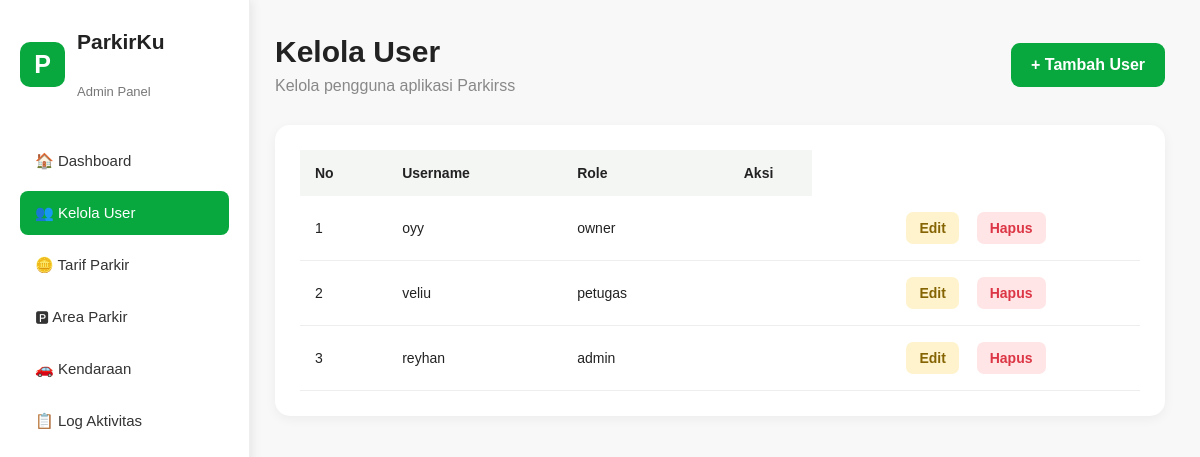
/view/kelola_user.php (signed in), run on the app's committed database.
### tables this page shows
CREATE TABLE `tb_user` (
  `id_user` int(11) NOT NULL,
  `nama_lengkap` varchar(50) NOT NULL,
  `username` varchar(50) NOT NULL,
  `password` varchar(50) NOT NULL,
  `role` enum('admin','petugas','owner') NOT NULL,
  `status_aktif` tinyint(1) NOT NULL
);

### view/kelola_user.php (the view, shortened to what this page needs)
<?php
include_once __DIR__ . "/../model/m_koneksi.php";
$query = mysqli_query($conn, "SELECT * FROM tb_user ORDER BY id_user DESC");
?>
<!DOCTYPE html>
<html lang="id">
<head>
<link rel="stylesheet" href="../assets/kelola_user.css">
  <link rel="stylesheet" href="../assets/area_parkir.css">
</head>
<body>
<div class="sidebar">
    <div class="logo">
        <div class="logo-box">P</div>
        <div>
            <h2>ParkirKu</h2>
            <p>Admin Panel</p>
        </div>
    </div>
    <ul class="menu">
        <li>
            <a href="dashboard.php">
                🏠 Dashboard
            </a>
        </li>
        <li>
            <a href="kelola_user.php" class="active">
                👥 Kelola User
            </a>
        </li>
        <li>
            <a href="tarif_parkir.php">
                🪙 Tarif Parkir
            </a>
        </li>
        <li>
            <a href="area_parkir.php">
                🅿 Area Parkir
            </a>
        </li>
        <li>
            <a href="kendaraan.php">
                🚗 Kendaraan
            </a>
        </li>
        <li>
            <a href="log_aktivitas.php">
                📋 Log Aktivitas
            </a>
        </li>
    </ul>
</div>
<div class="main">
    <div class="header">
        <div>
            <h1>Kelola User</h1>
            <p>Kelola pengguna aplikasi Parkirss</p>
        </div>
        <a href="tambah_user.php" class="btn-tambah">
            + Tambah User
        </a>
    </div>
    <div class="table-container">
        <table>
            <thead>
                <tr>
                    <th>No</th>
                    <th>Username</th>
                    <th>Role</th>
                    <th>Aksi</th>
                </tr>
            </thead>
            <tbody>
            <?php
            $no = 1;
            if (mysqli_num_rows($query) > 0) {
                while ($user = mysqli_fetch_assoc($query)) {
            ?>
                <tr>
                    <td>
                        <?= $no++; ?>
                    </td>
                    <td>
                        <?= htmlspecialchars($user['username']); ?>
                    </td>
                    <td>
                        <span class="status">
                            <?= htmlspecialchars($user['role']); ?>
                        </span>
                    </td>
                    <td>
                        <td class="kolom-aksi">
    <a href="edit_user.php?id=<?= $user['id_user']; ?>"
       class="btn-edit">
        Edit
    </a>
    <a href="../controller/c_data.php?hapus_user=<?= $user['id_user']; ?>"
       class="btn-hapus"
       onclick="return confirm('Yakin ingin menghapus user ini?');">
        Hapus
    </a>
</td>
                </tr>
            <?php
                }
            } ?>
            </tbody>
        </table>
    </div>
</div>
</body>
</html>

### assets/kelola_user.css (style rules this page uses)
* { margin: 0; padding: 0; box-sizing: border-box; }
body { font-family: Arial, sans-serif; background: #f5f7fb; }
.sidebar { position: fixed; left: 0; top: 0; width: 240px; height: 100vh; background: white; padding: 30px 20px; box-shadow: 2px 0 10px rgba(0,0,0,0.08); }
.sidebar h2 { font-size: 25px; margin-bottom: 30px; }
.sidebar ul { list-style: none; }
.sidebar ul li { margin-bottom: 8px; }
.sidebar ul li a { display: block; padding: 13px 15px; text-decoration: none; color: #333; border-radius: 8px; }
.main { margin-left: 240px; padding: 35px; }
.header { display: flex; justify-content: space-between; align-items: center; margin-bottom: 30px; }
.header h1 { font-size: 30px; margin-bottom: 8px; }
.header p { color: #6f1111; }
.btn-tambah { background: #16a34a; color: white; padding: 13px 20px; border-radius: 8px; text-decoration: none; font-weight: bold; }
.table-container { background: white; padding: 20px; border-radius: 12px; box-shadow: 0 3px 15px rgba(0,0,0,0.05); overflow-x: auto; }
table { width: 100%; border-collapse: collapse; }
th { background: #f5f5f5; padding: 15px; text-align: left; }
td { padding: 15px; border-bottom: 1px solid #eee; }
th:last-child, td:last-child { text-align: center; }
td:last-child { white-space: nowrap; }
td:last-child .btn-edit, td:last-child .btn-hapus { display: inline-block; margin: 0 7px; }

### assets/area_parkir.css (style rules this page uses)
* { margin: 0; padding: 0; box-sizing: border-box; font-family: Arial, sans-serif; }
body { background: #f7f8f7; color: #222; }
.sidebar { position: fixed; width: 250px; height: 100vh; background: white; padding: 30px 20px; border-right: 1px solid #eee; }
.logo { display: flex; align-items: center; gap: 12px; margin-bottom: 40px; }
.logo-box { width: 45px; height: 45px; background: #08a83e; color: white; border-radius: 10px; display: flex; align-items: center; justify-content: center; font-size: 25px; font-weight: bold; }
.logo h2 { font-size: 21px; }
.logo p { color: #777; font-size: 13px; margin-top: 3px; }
.menu { list-style: none; }
.menu li { margin-bottom: 10px; }
.menu a { display: flex; align-items: center; gap: 15px; padding: 14px 15px; text-decoration: none; color: #777; border-radius: 10px; font-size: 15px; }
.menu .active { background: #08a83e; color: white; }
.header { display: flex; justify-content: space-between; align-items: center; margin-bottom: 30px; }
.header h1 { font-size: 30px; margin-bottom: 8px; }
.header p { color: #888; }
.btn-tambah { background: #08a83e; color: white; text-decoration: none; padding: 13px 20px; border-radius: 9px; font-weight: bold; }
.table-container { background: white; border-radius: 15px; padding: 25px; box-shadow: 0 3px 12px rgba(0, 0, 0, 0.05); overflow-x: auto; }
table { width: 100%; border-collapse: collapse; }
th { background: #f4f6f4; text-align: left; padding: 15px; font-size: 14px; }
td { padding: 16px 15px; border-bottom: 1px solid #eee; font-size: 14px; }
.btn-edit { background: #fff3cd; color: #856404; padding: 8px 13px; border-radius: 7px; text-decoration: none; font-weight: bold; }
.btn-hapus { background: #ffe5e5; color: #dc3545; padding: 8px 13px; border-radius: 7px; text-decoration: none; font-weight: bold; }

### data on the page
tb_user: username "oyy", role "owner"
tb_user: username "veliu", role "petugas"
tb_user: username "reyhan", role "admin"
